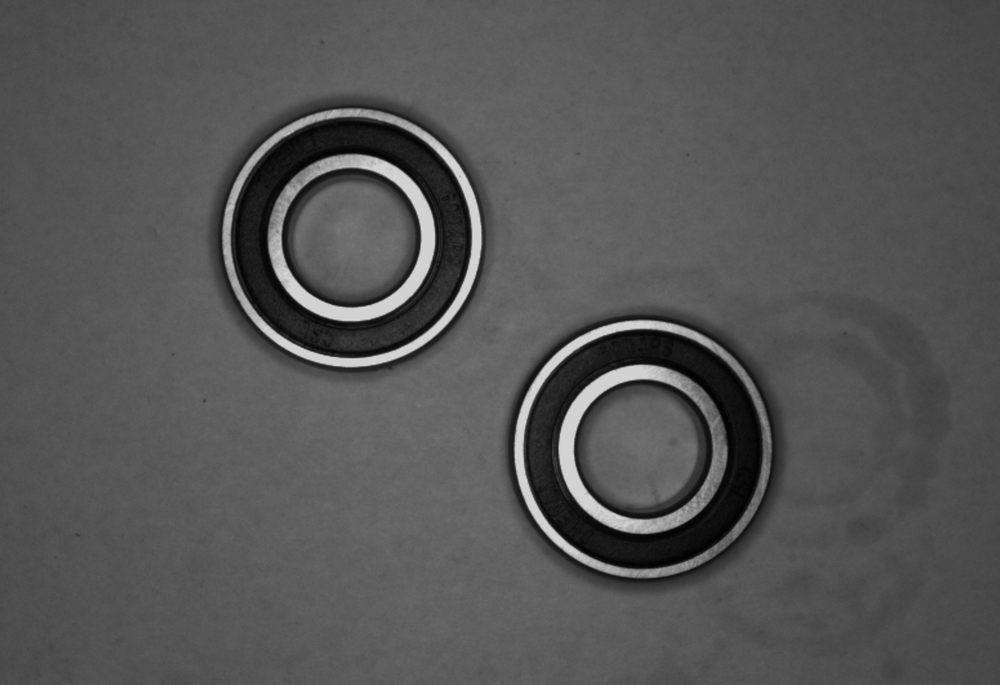
%> input picture Good Project/0618/图像处理与机器视觉（第二版）/实验指导书配套代码/Lab4/code/11111.tif, 1000 x 685 px, shrunk from 1551 x 1062 before the run
$ octave ex4_5.m   (GNU Octave 9; MATLAB toolbox functions it lacks are replaced by stand-ins)
%> lines starting %> are read from the running program, lines starting %| are printed output that depends on the picture
%镜像处理
A=imread('11111.tif');
%> A is the input picture: size 685x1000x3 uint8; min 1, max 217, mean 85.1
[height,width,dim]=size(A);
%> height = 685; width = 1000; dim = 3
tform= maketform('affine',[-1 0 0;0 1 0;width 0 1]);
%> tform = {ndims_in 2, ndims_out 2}

B = imtransform(A,tform,'nearest');
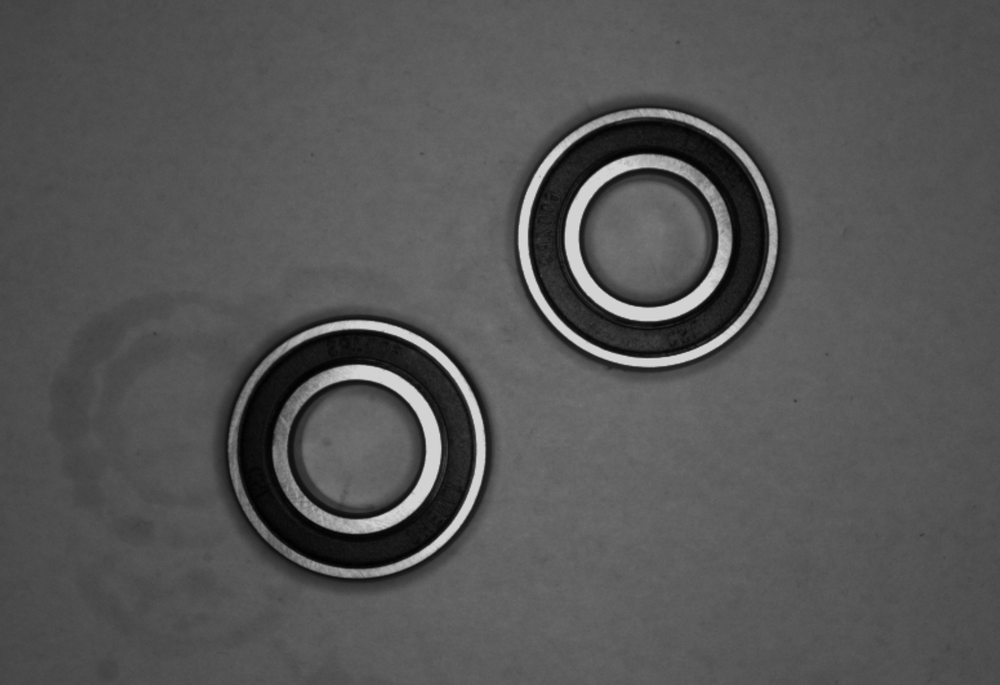
%> B: size 685x1000x3 uint8; min 1, max 217, mean 85.1; mean of the top-left, top-right, bottom-left and bottom-right quarters 86.2, 84.6, 78, 91.3
tform2=maketform('affine',[1 0 0;0 -1 0;0 height 1]);
%> tform2 = {ndims_in 2, ndims_out 2}
C = imtransform(A,tform2,'nearest');
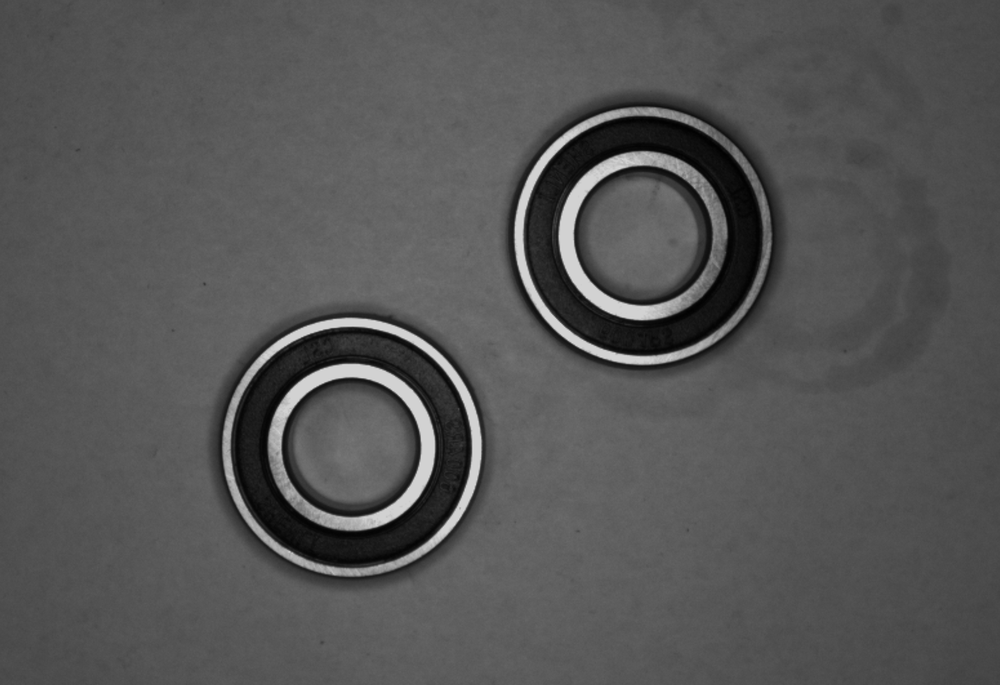
%> C: size 685x1000x3 uint8; min 1, max 217, mean 85.1; mean of the top-left, top-right, bottom-left and bottom-right quarters 91.3, 78, 84.6, 86.2

subplot(1,3,1),imshow(A);
title('原图像');
subplot(1,3,2),imshow(B);
title('水平镜像');
subplot(1,3,3),imshow(C);
title('竖直镜像');
